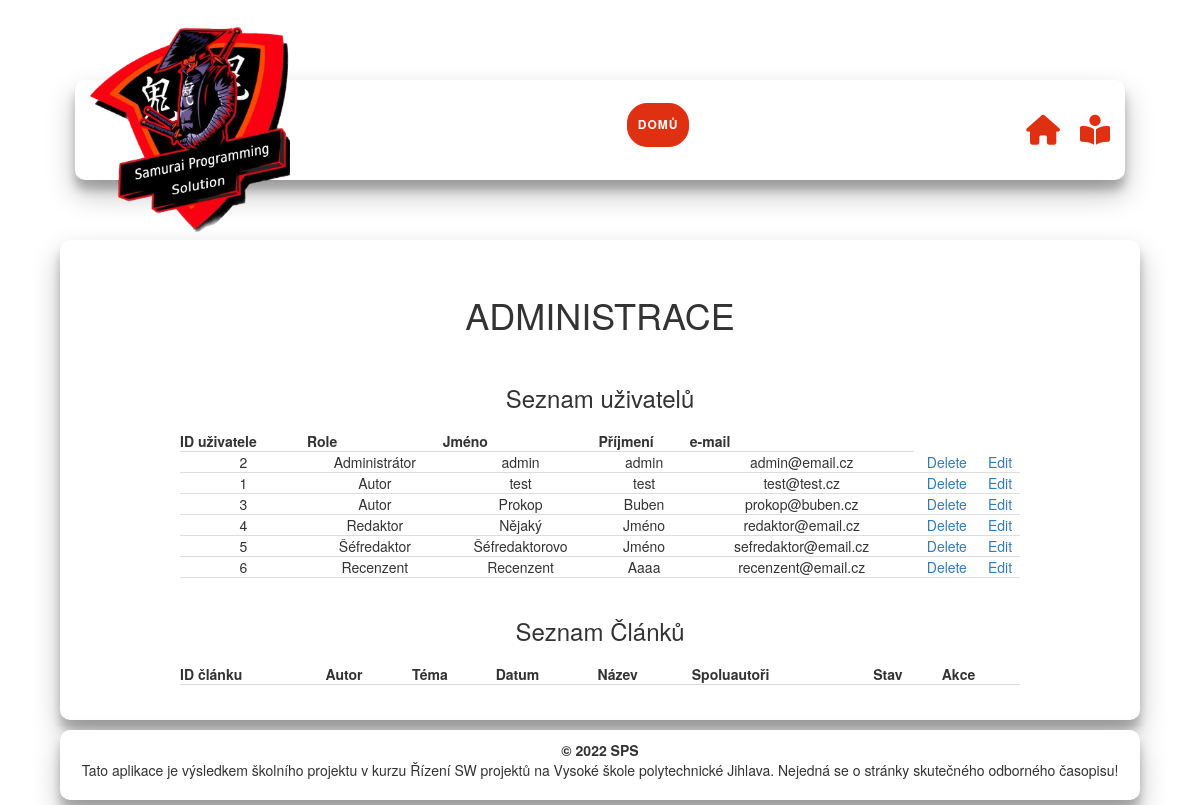
Page /administrace.php on the earlier database version.
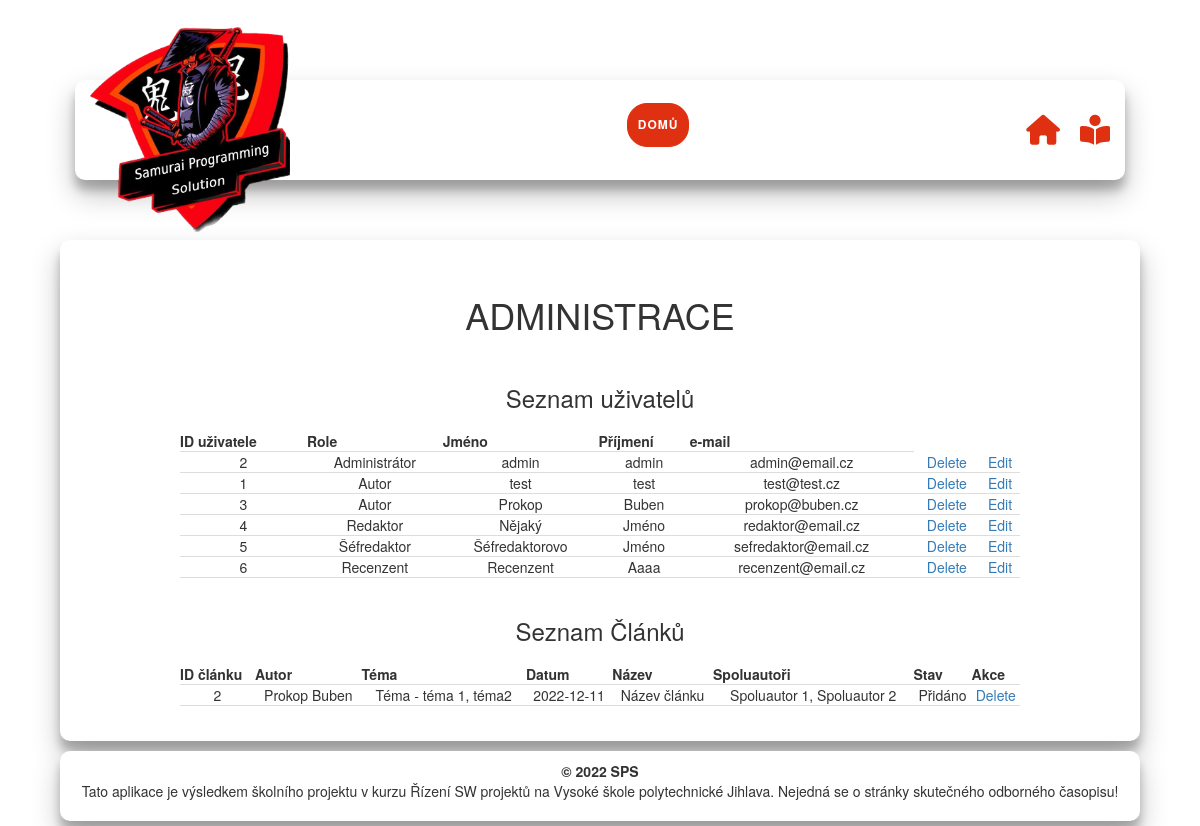
Same page on the later database version.
### tables this page shows
CREATE TABLE `uzivatel` (
  `id` int(11) NOT NULL,
  `id_role` int(11) NOT NULL,
  `login` varchar(50) NOT NULL,
  `heslo` varchar(255) NOT NULL,
  `jmeno` varchar(255) NOT NULL,
  `prijmeni` varchar(255) NOT NULL,
  `email` varchar(255) NOT NULL
);

CREATE TABLE `role` (
  `id` int(11) NOT NULL,
  `nazev` varchar(255) NOT NULL,
  `kod` varchar(255) NOT NULL
);

CREATE TABLE `clanek` (
  `id` int(11) NOT NULL,
  `id_stav` int(11) NOT NULL,
  `id_autor` int(11) NOT NULL,
  `id_recenzent` int(11) NOT NULL,
  `id_recenzent2` int(11) NOT NULL,
  `tema` varchar(255) NOT NULL,
  `datum` date NOT NULL,
  `nazev` varchar(255) NOT NULL,
  `soubor` varchar(255) NOT NULL,
  `spoluautori` varchar(255) NOT NULL
);

CREATE TABLE `stav` (
  `id` int(11) NOT NULL,
  `nazev` varchar(255) NOT NULL,
  `kod` varchar(255) NOT NULL
);

### administrace.php (the view, shortened to what this page needs)
<!DOCTYPE html>
<html lang="en">
  <head>
    <?php include 'includes/header.inc.php'; ?>
  </head>
  <body>
    <header>
      <div class="container">
        <div class="main-head">
          <img src="./img/sps-logo.png" alt="samurailogo" />
          <div class="nav-menu">
            <ul>
              <?php include 'includes/menu.inc.php'; ?>
            </ul>
          </div>
          <?php include 'includes/icons.inc.php'; ?>
        </div>
      </div>
    </header>
    <section>
      <div class="container">
        <h1>Administrace</h1>
          <div class="autor-obsah">
              <h3>Seznam uživatelů</h3>
              <?php
              require_once 'includes/dbconn.inc.php';
              $sql = "SELECT uzivatel.id, uzivatel.id_role, uzivatel.jmeno, uzivatel.prijmeni, uzivatel.email, role.nazev AS role_nazev
                FROM uzivatel
                INNER JOIN role ON uzivatel.id_role = role.id";
              $result = mysqli_query($conn, $sql);
              ?>
              <table>
                  <tr>
                      <th>ID uživatele</th>
                      <th>Role</th>
                      <th>Jméno</th>
                      <th>Příjmení</th>
                      <th>e-mail</th>
                  </tr>
                  <?php
                  if (mysqli_num_rows($result) > 0) {
                      while ($row = mysqli_fetch_array($result)) {
                          ?>
                          <tr>
                              <td><?php echo $row["id"]; ?></td>
                              <td><?php echo $row["role_nazev"]; ?></td>
                              <td><?php echo $row["jmeno"]; ?></td>
                              <td><?php echo $row["prijmeni"]; ?></td>
                              <td><?php echo $row["email"]; ?></td>
                              <td><td><a href="delete.php?id=<?php echo $row['id'];?>">Delete</a></td></td>
                              <td><td><a href="edit.php?id=<?php echo $row['id'];?>">Edit</a></td></td>
                          </tr>
                          <?php
                      }
                  }
                  ?>
              </table>
          </div>
          <div class="autor-obsah">
              <h3>Seznam Článků</h3>
              <?php
              require_once 'includes/dbconn.inc.php';
              $sql = "SELECT clanek.id, clanek.tema, clanek.datum, clanek.nazev as clanek_nazev, clanek.spoluautori, stav.nazev as stav_nazev, uzivatel.jmeno, uzivatel.prijmeni
                FROM clanek
                INNER JOIN stav ON stav.id = clanek.id_stav
                INNER JOIN uzivatel ON uzivatel.id = clanek.id_autor";
              $result = mysqli_query($conn, $sql);
              ?>
              <table>
                  <tr>
                      <th>ID článku</th>
                      <th>Autor</th>
                      <th>Téma</th>
                      <th>Datum</th>
                      <th>Název</th>
                      <th>Spoluautoři</th>
                      <th>Stav</th>
                      <th>Akce</th>
                  </tr>
                  <?php
                  if (mysqli_num_rows($result) > 0) {
                      while ($row = mysqli_fetch_array($result)) {
                          ?>
                          <tr>
                              <td><?php echo $row["id"]; ?></td>
                              <td><?php echo $row["jmeno"]." ".$row["prijmeni"]; ?></td>
                              <td><?php echo $row["tema"]; ?></td>
                              <td><?php echo $row["datum"]; ?></td>
                              <td><?php echo $row["clanek_nazev"]; ?></td>
                              <td><?php echo $row["spoluautori"]; ?></td>
                              <td><?php echo $row["stav_nazev"]; ?></td>
                              <td><a href="clanek_delete.php?id=<?php echo $row['id'];?>">Delete</a></td>
                          </tr>
                          <?php
                      }
                  }
                  ?>
              </table>
          </div>
      </div>
    </section>
    <?php include 'includes/footer.inc.php'; ?>
  </body>
</html>

### includes/header.inc.php
<?php
echo '<meta charset="UTF-8" />
    <meta http-equiv="X-UA-Compatible" content="IE=edge" />
    <meta name="viewport" content="width=device-width, initial-scale=1.0" />
    <link rel="stylesheet" href="./css/homepage.css" />
    <link rel="stylesheet" href="./css/all.min.css" />
    <link rel="stylesheet" href="https://maxcdn.bootstrapcdn.com/bootstrap/3.4.1/css/bootstrap.min.css">
    <link rel="shortcut icon" href="./img/sps-logo.png" type="image/x-icon" />
    <script src="https://ajax.googleapis.com/ajax/libs/jquery/3.6.0/jquery.min.js"></script>
    <script src="https://maxcdn.bootstrapcdn.com/bootstrap/3.4.1/js/bootstrap.min.js"></script>
    <title>SPS Magazine</title>';

### includes/menu.inc.php (shortened to what this page needs)
<?php
  echo "<a href=\"index.php\"><li>Domů</li></a>";

### includes/icons.inc.php
<?php
echo '<div class="icons">
        <a href="index.php"> <i class="fa-solid fa-house"></i></a>';
?>
<?php
	if (isset($_SESSION["uzivatel_id"])) {
		echo "<a href=\"includes/logout.inc.php\"><i class=\"fa-solid fa-book-open-reader\"></i></a>";
	} else {
		echo "<a href=\"login.php\"><i class=\"fa-solid fa-book-open-reader\"></i></a>";
	}
?>
<?php echo '</div>';

### includes/footer.inc.php
<?php
echo '<footer>
      <div class="container">
        <b>&copy;
        <script>
          document.write(new Date().getFullYear());
        </script>
        SPS</b>
        <p>
        Tato aplikace je výsledkem školního projektu v kurzu Řízení SW projektů na Vysoké škole polytechnické Jihlava. Nejedná se o stránky skutečného odborného časopisu! </p>
      </div>
    </footer>';

### css/homepage.css (style rules this page uses)
* { margin: 0; padding: 0; box-sizing: border-box; }
body { background: #9c9c9c; display: flex; justify-content: center; align-items: center; flex-direction: column; font-family: "Montserrat", sans-serif; }
a { color: black; text-decoration: none; }
h1 { text-transform: uppercase; }
header { margin-top: 80px; }
.container img { width: 200px; }
i { color: #df3011; cursor: pointer; font-size: 30px; }
ul { display: flex; justify-content: space-between; gap: 10px; list-style: none; }
li { border-radius: 20px; border: 1px solid #df3011; background-color: #df3011; color: #ffffff; font-size: 12px; font-weight: bold; padding: 12px 10px; letter-spacing: 1px; text-transform: uppercase; transition: 0.3s ease-in-out; cursor: pointer; }
.icons { display: flex; justify-content: space-between; gap: 20px; }
header .container { margin: auto; width: 90vw; margin-bottom: 60px; }
.main-head { height: 100px; padding: 10px 15px; display: flex; justify-content: space-between; align-items: center; background-color: #ffffff; border-radius: 10px; box-shadow: 0 14px 28px rgba(0, 0, 0, 0.25), 0 10px 10px rgba(0, 0, 0, 0.22); }
.nav-menu { display: flex; flex-direction: column; align-items: center; gap: 10px; padding: 20px; }
section .container { display: flex; flex-direction: column; gap: 20px; background-color: #ffffff; padding: 15px 15px; margin-bottom: 10px; width: 90vw; border-radius: 10px; box-shadow: 0 14px 28px rgba(0, 0, 0, 0.25), 0 10px 10px rgba(0, 0, 0, 0.22); text-align: center; }
.autor-obsah { display: flex; justify-content: center; align-items: center; flex-direction: column; gap: 10px; }
table { border-collapse: collapse; width: 80%; }
th, td { padding: 8px; text-align: center; border-bottom: 1px solid #ddd; }
footer .container { background-color: #ffffff; margin: auto; margin-bottom: 5px; padding: 10px 15px; width: 90vw; text-align: center; border-radius: 10px; box-shadow: 0 14px 28px rgba(0, 0, 0, 0.25), 0 10px 10px rgba(0, 0, 0, 0.22); }

Differences in the rows shown:
added clanek: id "2", uzivatel.jmeno "Prokop", uzivatel.prijmeni "Buben", tema "Téma - téma 1, téma2", datum "2022-12-11", nazev "Název článku", spoluautori "Spoluautor 1, Spoluautor 2", id_stav.nazev "Přidáno"
